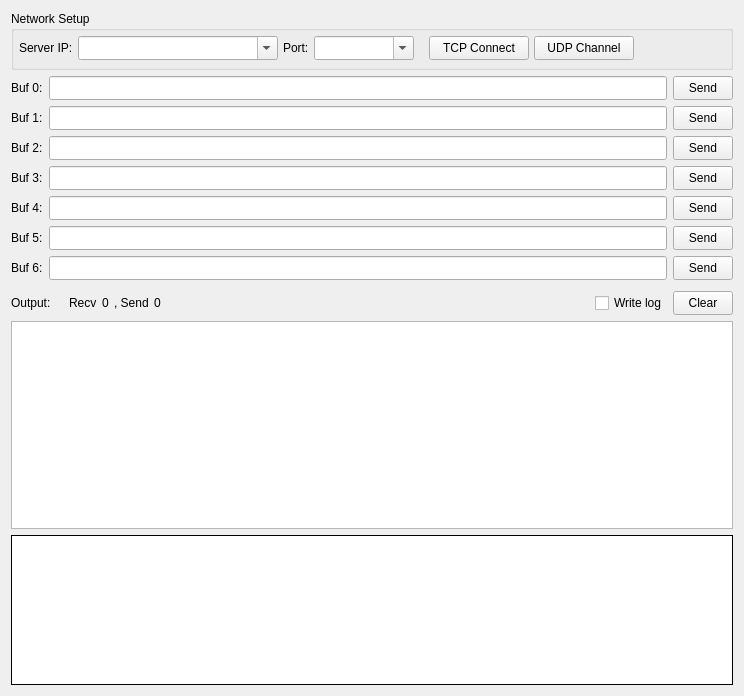
<?xml version="1.0" encoding="UTF-8"?>
<ui version="4.0">
 <class>ClientForm</class>
 <widget class="QWidget" name="ClientForm">
  <property name="geometry">
   <rect>
    <x>0</x>
    <y>0</y>
    <width>744</width>
    <height>696</height>
   </rect>
  </property>
  <property name="minimumSize">
   <size>
    <width>0</width>
    <height>0</height>
   </size>
  </property>
  <property name="windowTitle">
   <string>Client</string>
  </property>
  <property name="locale">
   <locale language="C" country="AnyCountry"/>
  </property>
  <layout class="QVBoxLayout" name="verticalLayout">
   <item>
    <widget class="QGroupBox" name="box1">
     <property name="sizePolicy">
      <sizepolicy hsizetype="Expanding" vsizetype="Fixed">
       <horstretch>0</horstretch>
       <verstretch>0</verstretch>
      </sizepolicy>
     </property>
     <property name="minimumSize">
      <size>
       <width>0</width>
       <height>59</height>
      </size>
     </property>
     <property name="maximumSize">
      <size>
       <width>16777215</width>
       <height>59</height>
      </size>
     </property>
     <property name="title">
      <string>Network Setup</string>
     </property>
     <layout class="QHBoxLayout" name="layout3">
      <property name="spacing">
       <number>5</number>
      </property>
      <property name="leftMargin">
       <number>5</number>
      </property>
      <property name="topMargin">
       <number>0</number>
      </property>
      <property name="rightMargin">
       <number>5</number>
      </property>
      <property name="bottomMargin">
       <number>2</number>
      </property>
      <item>
       <widget class="QLabel" name="lab1">
        <property name="sizePolicy">
         <sizepolicy hsizetype="Preferred" vsizetype="Fixed">
          <horstretch>0</horstretch>
          <verstretch>0</verstretch>
         </sizepolicy>
        </property>
        <property name="minimumSize">
         <size>
          <width>0</width>
          <height>24</height>
         </size>
        </property>
        <property name="maximumSize">
         <size>
          <width>16777215</width>
          <height>24</height>
         </size>
        </property>
        <property name="contextMenuPolicy">
         <enum>Qt::NoContextMenu</enum>
        </property>
        <property name="text">
         <string>Server IP:</string>
        </property>
        <property name="textFormat">
         <enum>Qt::PlainText</enum>
        </property>
        <property name="scaledContents">
         <bool>false</bool>
        </property>
       </widget>
      </item>
      <item>
       <widget class="QComboBox" name="cmbAddr">
        <property name="sizePolicy">
         <sizepolicy hsizetype="Fixed" vsizetype="Fixed">
          <horstretch>0</horstretch>
          <verstretch>0</verstretch>
         </sizepolicy>
        </property>
        <property name="minimumSize">
         <size>
          <width>200</width>
          <height>24</height>
         </size>
        </property>
        <property name="maximumSize">
         <size>
          <width>200</width>
          <height>24</height>
         </size>
        </property>
        <property name="editable">
         <bool>true</bool>
        </property>
        <property name="insertPolicy">
         <enum>QComboBox::NoInsert</enum>
        </property>
       </widget>
      </item>
      <item>
       <widget class="QLabel" name="lab2">
        <property name="sizePolicy">
         <sizepolicy hsizetype="Preferred" vsizetype="Fixed">
          <horstretch>0</horstretch>
          <verstretch>0</verstretch>
         </sizepolicy>
        </property>
        <property name="minimumSize">
         <size>
          <width>0</width>
          <height>24</height>
         </size>
        </property>
        <property name="maximumSize">
         <size>
          <width>16777215</width>
          <height>24</height>
         </size>
        </property>
        <property name="text">
         <string>Port:</string>
        </property>
       </widget>
      </item>
      <item>
       <widget class="QComboBox" name="cmbPort">
        <property name="sizePolicy">
         <sizepolicy hsizetype="Fixed" vsizetype="Fixed">
          <horstretch>0</horstretch>
          <verstretch>0</verstretch>
         </sizepolicy>
        </property>
        <property name="minimumSize">
         <size>
          <width>100</width>
          <height>24</height>
         </size>
        </property>
        <property name="maximumSize">
         <size>
          <width>100</width>
          <height>24</height>
         </size>
        </property>
        <property name="editable">
         <bool>true</bool>
        </property>
        <property name="insertPolicy">
         <enum>QComboBox::InsertAtTop</enum>
        </property>
       </widget>
      </item>
      <item>
       <spacer name="spc1">
        <property name="orientation">
         <enum>Qt::Horizontal</enum>
        </property>
        <property name="sizeType">
         <enum>QSizePolicy::Fixed</enum>
        </property>
        <property name="sizeHint" stdset="0">
         <size>
          <width>10</width>
          <height>0</height>
         </size>
        </property>
       </spacer>
      </item>
      <item>
       <widget class="QToolButton" name="btnTcp">
        <property name="sizePolicy">
         <sizepolicy hsizetype="Fixed" vsizetype="Fixed">
          <horstretch>0</horstretch>
          <verstretch>0</verstretch>
         </sizepolicy>
        </property>
        <property name="minimumSize">
         <size>
          <width>100</width>
          <height>24</height>
         </size>
        </property>
        <property name="maximumSize">
         <size>
          <width>100</width>
          <height>24</height>
         </size>
        </property>
        <property name="statusTip">
         <string/>
        </property>
        <property name="text">
         <string>TCP Connect</string>
        </property>
        <property name="checkable">
         <bool>true</bool>
        </property>
       </widget>
      </item>
      <item>
       <widget class="QToolButton" name="btnUdp">
        <property name="sizePolicy">
         <sizepolicy hsizetype="Fixed" vsizetype="Fixed">
          <horstretch>0</horstretch>
          <verstretch>0</verstretch>
         </sizepolicy>
        </property>
        <property name="minimumSize">
         <size>
          <width>100</width>
          <height>24</height>
         </size>
        </property>
        <property name="maximumSize">
         <size>
          <width>100</width>
          <height>24</height>
         </size>
        </property>
        <property name="statusTip">
         <string/>
        </property>
        <property name="text">
         <string>UDP Channel</string>
        </property>
        <property name="checkable">
         <bool>true</bool>
        </property>
       </widget>
      </item>
      <item>
       <spacer name="spc2">
        <property name="orientation">
         <enum>Qt::Horizontal</enum>
        </property>
        <property name="sizeHint" stdset="0">
         <size>
          <width>0</width>
          <height>0</height>
         </size>
        </property>
       </spacer>
      </item>
     </layout>
    </widget>
   </item>
   <item>
    <layout class="QGridLayout" name="gridLayout">
     <item row="0" column="0">
      <widget class="QLabel" name="lab3">
       <property name="text">
        <string>Buf 0:</string>
       </property>
      </widget>
     </item>
     <item row="0" column="1">
      <widget class="QLineEdit" name="edtBuf0">
       <property name="minimumSize">
        <size>
         <width>0</width>
         <height>24</height>
        </size>
       </property>
       <property name="maximumSize">
        <size>
         <width>16777215</width>
         <height>24</height>
        </size>
       </property>
      </widget>
     </item>
     <item row="0" column="2">
      <widget class="QToolButton" name="btnSend0">
       <property name="minimumSize">
        <size>
         <width>60</width>
         <height>24</height>
        </size>
       </property>
       <property name="maximumSize">
        <size>
         <width>60</width>
         <height>24</height>
        </size>
       </property>
       <property name="text">
        <string>Send</string>
       </property>
      </widget>
     </item>
     <item row="1" column="0">
      <widget class="QLabel" name="lab4">
       <property name="text">
        <string>Buf 1:</string>
       </property>
      </widget>
     </item>
     <item row="1" column="1">
      <widget class="QLineEdit" name="edtBuf1">
       <property name="minimumSize">
        <size>
         <width>0</width>
         <height>24</height>
        </size>
       </property>
       <property name="maximumSize">
        <size>
         <width>16777215</width>
         <height>24</height>
        </size>
       </property>
      </widget>
     </item>
     <item row="1" column="2">
      <widget class="QToolButton" name="btnSend1">
       <property name="minimumSize">
        <size>
         <width>60</width>
         <height>24</height>
        </size>
       </property>
       <property name="maximumSize">
        <size>
         <width>60</width>
         <height>24</height>
        </size>
       </property>
       <property name="text">
        <string>Send</string>
       </property>
      </widget>
     </item>
     <item row="2" column="0">
      <widget class="QLabel" name="lab5">
       <property name="text">
        <string>Buf 2:</string>
       </property>
      </widget>
     </item>
     <item row="2" column="1">
      <widget class="QLineEdit" name="edtBuf2">
       <property name="minimumSize">
        <size>
         <width>0</width>
         <height>24</height>
        </size>
       </property>
       <property name="maximumSize">
        <size>
         <width>16777215</width>
         <height>24</height>
        </size>
       </property>
      </widget>
     </item>
     <item row="2" column="2">
      <widget class="QToolButton" name="btnSend2">
       <property name="minimumSize">
        <size>
         <width>60</width>
         <height>24</height>
        </size>
       </property>
       <property name="maximumSize">
        <size>
         <width>60</width>
         <height>24</height>
        </size>
       </property>
       <property name="text">
        <string>Send</string>
       </property>
      </widget>
     </item>
     <item row="3" column="0">
      <widget class="QLabel" name="lab6">
       <property name="text">
        <string>Buf 3:</string>
       </property>
      </widget>
     </item>
     <item row="3" column="1">
      <widget class="QLineEdit" name="edtBuf3">
       <property name="minimumSize">
        <size>
         <width>0</width>
         <height>24</height>
        </size>
       </property>
       <property name="maximumSize">
        <size>
         <width>16777215</width>
         <height>24</height>
        </size>
       </property>
      </widget>
     </item>
     <item row="3" column="2">
      <widget class="QToolButton" name="btnSend3">
       <property name="minimumSize">
        <size>
         <width>60</width>
         <height>24</height>
        </size>
       </property>
       <property name="maximumSize">
        <size>
         <width>60</width>
         <height>24</height>
        </size>
       </property>
       <property name="text">
        <string>Send</string>
       </property>
      </widget>
     </item>
     <item row="4" column="0">
      <widget class="QLabel" name="lab4_2">
       <property name="text">
        <string>Buf 4:</string>
       </property>
      </widget>
     </item>
     <item row="4" column="1">
      <widget class="QLineEdit" name="edtBuf4">
       <property name="minimumSize">
        <size>
         <width>0</width>
         <height>24</height>
        </size>
       </property>
       <property name="maximumSize">
        <size>
         <width>16777215</width>
         <height>24</height>
        </size>
       </property>
      </widget>
     </item>
     <item row="4" column="2">
      <widget class="QToolButton" name="btnSend4">
       <property name="minimumSize">
        <size>
         <width>60</width>
         <height>24</height>
        </size>
       </property>
       <property name="maximumSize">
        <size>
         <width>60</width>
         <height>24</height>
        </size>
       </property>
       <property name="text">
        <string>Send</string>
       </property>
      </widget>
     </item>
     <item row="5" column="0">
      <widget class="QLabel" name="lab5_2">
       <property name="text">
        <string>Buf 5:</string>
       </property>
      </widget>
     </item>
     <item row="5" column="1">
      <widget class="QLineEdit" name="edtBuf5">
       <property name="minimumSize">
        <size>
         <width>0</width>
         <height>24</height>
        </size>
       </property>
       <property name="maximumSize">
        <size>
         <width>16777215</width>
         <height>24</height>
        </size>
       </property>
      </widget>
     </item>
     <item row="5" column="2">
      <widget class="QToolButton" name="btnSend5">
       <property name="minimumSize">
        <size>
         <width>60</width>
         <height>24</height>
        </size>
       </property>
       <property name="maximumSize">
        <size>
         <width>60</width>
         <height>24</height>
        </size>
       </property>
       <property name="text">
        <string>Send</string>
       </property>
      </widget>
     </item>
     <item row="6" column="0">
      <widget class="QLabel" name="lab6_2">
       <property name="text">
        <string>Buf 6:</string>
       </property>
      </widget>
     </item>
     <item row="6" column="1">
      <widget class="QLineEdit" name="edtBuf6">
       <property name="minimumSize">
        <size>
         <width>0</width>
         <height>24</height>
        </size>
       </property>
       <property name="maximumSize">
        <size>
         <width>16777215</width>
         <height>24</height>
        </size>
       </property>
      </widget>
     </item>
     <item row="6" column="2">
      <widget class="QToolButton" name="btnSend6">
       <property name="minimumSize">
        <size>
         <width>60</width>
         <height>24</height>
        </size>
       </property>
       <property name="maximumSize">
        <size>
         <width>60</width>
         <height>24</height>
        </size>
       </property>
       <property name="text">
        <string>Send</string>
       </property>
      </widget>
     </item>
    </layout>
   </item>
   <item>
    <layout class="QHBoxLayout" name="layout2">
     <property name="spacing">
      <number>5</number>
     </property>
     <property name="leftMargin">
      <number>0</number>
     </property>
     <property name="topMargin">
      <number>5</number>
     </property>
     <property name="rightMargin">
      <number>0</number>
     </property>
     <property name="bottomMargin">
      <number>0</number>
     </property>
     <item>
      <widget class="QLabel" name="lab7">
       <property name="text">
        <string>Output:    </string>
       </property>
      </widget>
     </item>
     <item>
      <widget class="QLabel" name="lab8">
       <property name="text">
        <string>Recv</string>
       </property>
      </widget>
     </item>
     <item>
      <widget class="QLabel" name="labRecv">
       <property name="sizePolicy">
        <sizepolicy hsizetype="Preferred" vsizetype="Preferred">
         <horstretch>0</horstretch>
         <verstretch>0</verstretch>
        </sizepolicy>
       </property>
       <property name="toolTip">
        <string notr="true"/>
       </property>
       <property name="text">
        <string notr="true">0</string>
       </property>
      </widget>
     </item>
     <item>
      <widget class="QLabel" name="lab9">
       <property name="text">
        <string>, Send</string>
       </property>
      </widget>
     </item>
     <item>
      <widget class="QLabel" name="labSend">
       <property name="toolTip">
        <string notr="true"/>
       </property>
       <property name="text">
        <string notr="true">0</string>
       </property>
      </widget>
     </item>
     <item>
      <spacer name="spc3">
       <property name="orientation">
        <enum>Qt::Horizontal</enum>
       </property>
       <property name="sizeHint" stdset="0">
        <size>
         <width>0</width>
         <height>0</height>
        </size>
       </property>
      </spacer>
     </item>
     <item>
      <widget class="QCheckBox" name="chkLog">
       <property name="text">
        <string>Write log</string>
       </property>
      </widget>
     </item>
     <item>
      <widget class="QToolButton" name="btnClear">
       <property name="minimumSize">
        <size>
         <width>60</width>
         <height>24</height>
        </size>
       </property>
       <property name="maximumSize">
        <size>
         <width>60</width>
         <height>24</height>
        </size>
       </property>
       <property name="text">
        <string>Clear</string>
       </property>
      </widget>
     </item>
    </layout>
   </item>
   <item>
    <widget class="QTreeWidget" name="treeOutput">
     <property name="focusPolicy">
      <enum>Qt::StrongFocus</enum>
     </property>
     <property name="horizontalScrollBarPolicy">
      <enum>Qt::ScrollBarAlwaysOff</enum>
     </property>
     <property name="editTriggers">
      <set>QAbstractItemView::NoEditTriggers</set>
     </property>
     <property name="showDropIndicator" stdset="0">
      <bool>false</bool>
     </property>
     <property name="alternatingRowColors">
      <bool>false</bool>
     </property>
     <property name="selectionMode">
      <enum>QAbstractItemView::SingleSelection</enum>
     </property>
     <property name="selectionBehavior">
      <enum>QAbstractItemView::SelectRows</enum>
     </property>
     <property name="itemsExpandable">
      <bool>true</bool>
     </property>
     <property name="wordWrap">
      <bool>false</bool>
     </property>
     <attribute name="headerVisible">
      <bool>false</bool>
     </attribute>
     <attribute name="headerCascadingSectionResizes">
      <bool>false</bool>
     </attribute>
     <attribute name="headerStretchLastSection">
      <bool>true</bool>
     </attribute>
     <column>
      <property name="text">
       <string notr="true">1</string>
      </property>
      <property name="textAlignment">
       <set>AlignLeading|AlignTop</set>
      </property>
      <property name="foreground">
       <brush brushstyle="NoBrush">
        <color alpha="255">
         <red>0</red>
         <green>0</green>
         <blue>0</blue>
        </color>
       </brush>
      </property>
     </column>
    </widget>
   </item>
   <item>
    <widget class="QPlainTextEdit" name="txtOutput">
     <property name="enabled">
      <bool>true</bool>
     </property>
     <property name="sizePolicy">
      <sizepolicy hsizetype="Expanding" vsizetype="Expanding">
       <horstretch>0</horstretch>
       <verstretch>0</verstretch>
      </sizepolicy>
     </property>
     <property name="minimumSize">
      <size>
       <width>0</width>
       <height>150</height>
      </size>
     </property>
     <property name="maximumSize">
      <size>
       <width>16777215</width>
       <height>150</height>
      </size>
     </property>
     <property name="acceptDrops">
      <bool>false</bool>
     </property>
     <property name="frameShape">
      <enum>QFrame::Box</enum>
     </property>
     <property name="frameShadow">
      <enum>QFrame::Plain</enum>
     </property>
     <property name="horizontalScrollBarPolicy">
      <enum>Qt::ScrollBarAlwaysOff</enum>
     </property>
     <property name="tabChangesFocus">
      <bool>true</bool>
     </property>
     <property name="undoRedoEnabled">
      <bool>false</bool>
     </property>
     <property name="readOnly">
      <bool>true</bool>
     </property>
     <property name="textInteractionFlags">
      <set>Qt::TextSelectableByKeyboard|Qt::TextSelectableByMouse</set>
     </property>
    </widget>
   </item>
  </layout>
 </widget>
 <tabstops>
  <tabstop>cmbAddr</tabstop>
  <tabstop>cmbPort</tabstop>
  <tabstop>btnTcp</tabstop>
  <tabstop>btnUdp</tabstop>
  <tabstop>edtBuf0</tabstop>
  <tabstop>btnSend0</tabstop>
  <tabstop>edtBuf1</tabstop>
  <tabstop>btnSend1</tabstop>
  <tabstop>edtBuf2</tabstop>
  <tabstop>btnSend2</tabstop>
  <tabstop>edtBuf3</tabstop>
  <tabstop>btnSend3</tabstop>
  <tabstop>chkLog</tabstop>
  <tabstop>btnClear</tabstop>
  <tabstop>treeOutput</tabstop>
 </tabstops>
 <resources/>
 <connections/>
</ui>
